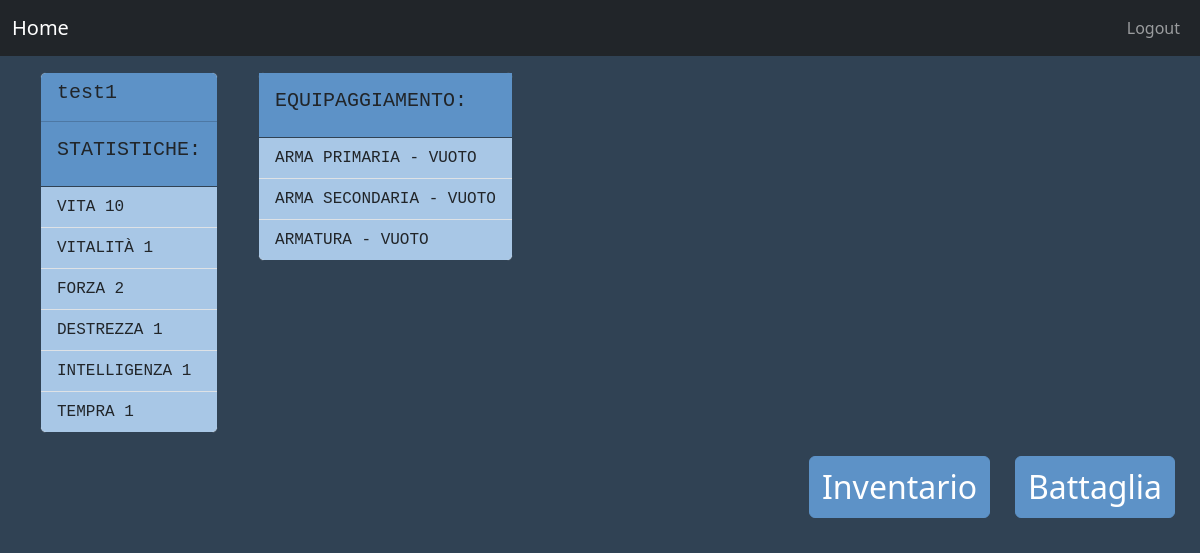
Screenshot of /home/ (signed in) with the database file from the repository.
### account/models.py (models this page shows, shortened)
class Account(AbstractBaseUser):
	playerID = models.CharField(max_length=50, unique=True)
	date_joined = models.DateTimeField(verbose_name='date joined', auto_now_add=True)
	last_login = models.DateTimeField(verbose_name='last login', auto_now=True)
	is_admin = models.BooleanField(default=False)
	is_active = models.BooleanField(default=True)
	is_staff = models.BooleanField(default=False)
	is_superuser = models.BooleanField(default=False)
	personaggio = models.ForeignKey(Personaggio, on_delete=models.CASCADE, null=True)
	USERNAME_FIELD = "playerID"
	objects = MyAccountManager()

### struttureGioco/models.py (models this page shows, shortened)
class Personaggio(models.Model):
	nome = models.CharField(max_length = 50, null = True)
	armaPrimaria = models.ForeignKey(Equipaggiamento, null = True, on_delete = models.CASCADE, blank = True,
	                                 related_name = '+')
	armaSecondaria = models.ForeignKey(Equipaggiamento, null = True, on_delete = models.CASCADE, blank = True,
	                                   related_name = '+')
	armatura = models.ForeignKey(Equipaggiamento, null = True, on_delete = models.CASCADE, blank = True,
	                             related_name = '+')
	vita = models.IntegerField(default = 10)
	vitalita = models.IntegerField(default = 1)
	forza = models.IntegerField(default = 2)
	destrezza = models.IntegerField(default = 1)
	intelligenza = models.IntegerField(default = 1)
	tempra = models.IntegerField(default = 1)
	zaino = models.ManyToManyField(Equipaggiamento, through = 'Inventario')

### home/views.py (the view)
# urls.py: path('home/', homeView, name = "home"),
def homeView(request):
	user = request.user
	context = {}
	if not user.is_authenticated:
		return redirect("login")
	if user.is_admin:
		pag = "homeAdmin.html"
		equip = Equipaggiamento.objects.all()
		boss = Boss.objects.all()
		bossDrop = []
		for b in boss:
			bossDrop.append({
				'boss': b,
				'drop': Equipaggiamento.objects.filter(boss = b).order_by('nome')
			})
		context = {'equip': equip, 'bossDrop': bossDrop}
	else:
		if user.personaggio.vitalita > 0:
			vitaEffettiva = user.personaggio.vita * user.personaggio.vitalita
		else:
			vitaEffettiva = user.personaggio.vita
		user.personaggio.save()
		context = {'vitaEffettiva': vitaEffettiva}
		pag = "index.html"
	return render(request, pag, context)

### home/templates/index.html (shortened to what this page needs)
<!DOCTYPE html>
{% load bootstrap5 %}
{% bootstrap_css %}
<html lang="en">
<head>
	{% load static %}
	<link rel="stylesheet" href="{% static './styles.css'%}">
</head>
<body>
<nav class="navbar navbar-expand navbar-dark bg-dark mb-3 ">
	<div class="container-fluid">
		<a class="navbar-brand" href="#">Home</a>
		<div class="collapse navbar-collapse">
			<ul class="navbar-nav  mb-2 mb-lg-0">
				<li class="nav-item">
					<a class="nav-link" href="{% url 'logout' %}">Logout</a>
				</li>
			</ul>
		</div>
	</div>
</nav>
<div class="container-fluid">
	<div class="row justify-content-start ms-3  ">
		<div class="col-auto  ">
			<div class="card  mb-sm-3 ">
				<div class="card-header">
					<h5 class="card-title font-monospace">{{request.user.personaggio.nome }}</h5>
				</div>
				<div class="card-body">
					<h5 class="font-monospace text-uppercase">Statistiche:</h5>
				</div>
				<ul class="list-group list-group-flush">
					<li class="list-group-item font-monospace ">VITA {{vitaEffettiva}}</li>
					<li class="list-group-item font-monospace ">VITALIT&Agrave; {{request.user.personaggio.vitalita }}
					</li>
					<li class="list-group-item font-monospace ">FORZA {{request.user.personaggio.forza }}</li>
					<li class="list-group-item font-monospace ">DESTREZZA {{request.user.personaggio.destrezza }}</li>
					<li class="list-group-item font-monospace ">INTELLIGENZA {{request.user.personaggio.intelligenza}}
					</li>
					<li class="list-group-item font-monospace ">TEMPRA {{request.user.personaggio.tempra }}</li>
				</ul>
			</div>
		</div>
		<div class="col-auto ms-md-3">
			<div class="card  ">
				<div class="card-body">
					<h5 class="font-monospace text-uppercase">Equipaggiamento:</h5>
				</div>
				<ul class="list-group list-group-flush">
					{% if request.user.personaggio.armaPrimaria is not None %}
					<li class="list-group-item font-monospace ">ARMA PRIMARIA -
						{{request.user.personaggio.armaPrimaria}}
					</li>
					{% else %}
					<li class="list-group-item font-monospace ">ARMA PRIMARIA - VUOTO</li>
					{% endif %}
					{% if request.user.personaggio.armaSecondaria is not None %}
					<li class="list-group-item font-monospace ">ARMA SECONDARIA -
						{{request.user.personaggio.armaSecondaria }}
					</li>
					{% else %}
					<li class="list-group-item font-monospace ">ARMA SECONDARIA - VUOTO</li>
					{% endif %}
					{% if request.user.personaggio.armatura is not None %}
					<li class="list-group-item font-monospace ">ARMATURA - {{request.user.personaggio.armatura }}</li>
					{% else %}
					<li class="list-group-item font-monospace ">ARMATURA - VUOTO</li>
					{% endif %}
				</ul>
			</div>
		</div>
	</div>
	<div class="row justify-content-end">
		<div class="col-auto">
			<div class="btn-group" role="group" id="bottoniHome">
				<div class="btn btn-default ">
					{% bootstrap_button "Inventario" size='large' button_type="link" href="../inventario/" %}
				</div>
				<div class="btn btn-default">
					{% bootstrap_button "Battaglia" size='large' button_type="link" href="../luoghi/" %}
				</div>
			</div>
		</div>
	</div>
</div>
</body>
</html>

### home/static/styles.css (style rules this page uses)
.navbar-collapse { justify-content: flex-end; }
#bottoniHome .btn-primary { font-size: 2rem; background-color: #5D92C7; border-color: #5D92C7; }
.card { border-color: #304254 !important;; }
.card-body { background-color: #5D92C7; }
.card-header { background-color: #5D92C7; }
body { background-color: #304254; }
.list-group-item { background-color: #A8C7E6; }
.btn-primary { background-color: #5D92C7; border-color: #5D92C7; }

### rows the page displays
Account: user.personaggio.nome "test1", user.personaggio.vitalita "1", user.personaggio.forza "2", user.personaggio.destrezza "1", user.personaggio.intelligenza "1", user.personaggio.tempra "1"

### other values shown
{{ vitaEffettiva }} "10"
